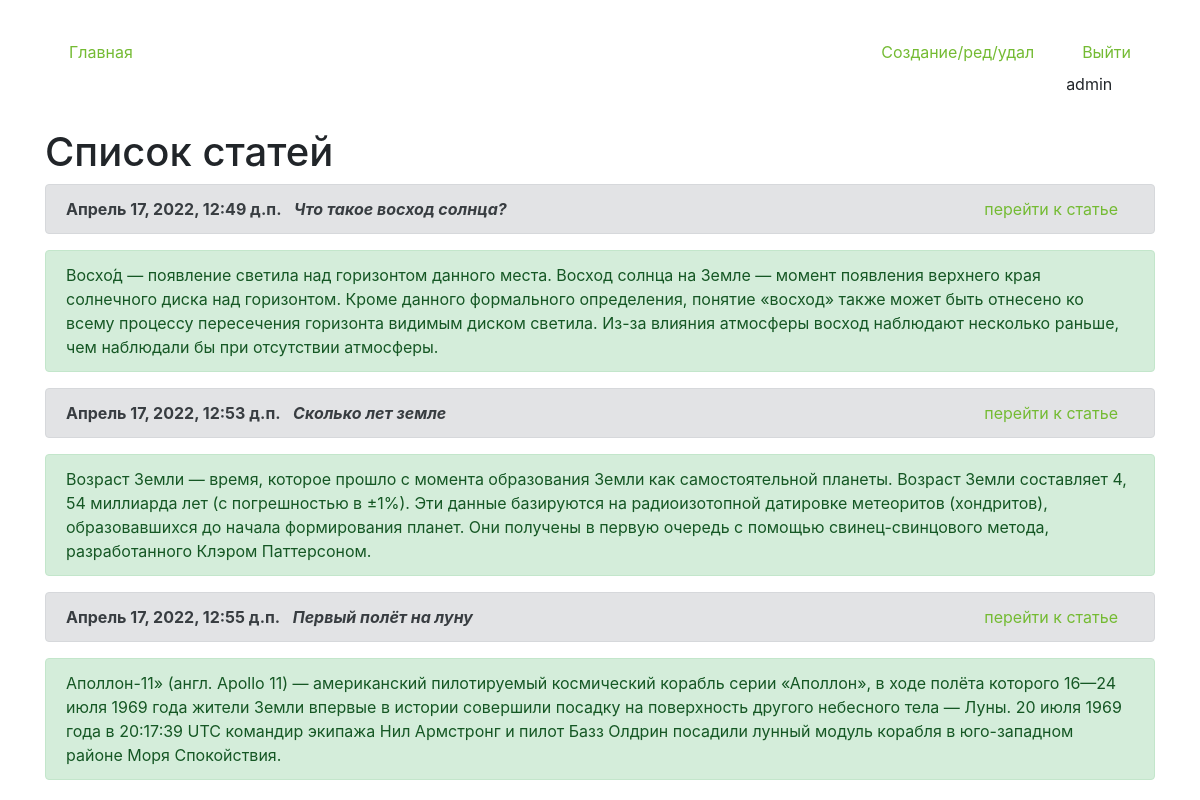
The app's page / (signed in) with its own data.
### core/models.py (models this page shows, shortened)
class Articles(models.Model):
    author = models.ForeignKey(User, on_delete = models.CASCADE, verbose_name='Владелец статьи', blank = True, null = True )
    create_date = models.DateTimeField(auto_now=True)
    name = models.CharField(max_length=200, verbose_name='Название')
    text = models.TextField(verbose_name='Текст')
    class Meta:
        verbose_name='Статью'
        verbose_name_plural='Статьи'

### core/views.py (the view)
# urls.py: path('', views.HomeListView.as_view(), name='home'),
class HomeListView(ListView):
    model = Articles
    template_name = 'index.html'
    context_object_name = 'list_articles'

### core/templates/index.html (shortened to what this page needs)
{% load static %}
<!doctype html>
<html lang="en">
    <link type="text/css" href="{% static 'css/styles.css' %}" rel="stylesheet">
<head>
    <link rel="stylesheet" href="https://cdn.jsdelivr.net/npm/bootstrap@4.6.1/dist/css/bootstrap.min.css"
>
</head>
<body>
<div class="container mt-4">
    <ul class="nav nav-pills">
            <li class="nav-item mr-auto p-2">
                {% url 'home' as url_home %}
                <a class="nav-link {% if url_home == request.path %}reactive{% endif %}" href="{{url_home}}">Главная</a>
            </li>
            <li class="nav-item mr p-2">
                {% url 'edit_page' as url_edit_page %}
                <a class="nav-link {% if url_edit_page == request.path %}reactive{% endif %}" href="{{url_edit_page}}">Создание/ред/удал</a>
            </li>
            {% if request.user.is_authenticated %}
            <li class="nav-item p-2">
                {% url 'logout_page' as url_logout_page %}
                <a class="nav-link btn-warning" href="{{url_logout_page}}">Выйти</a>
                {{request.user}}
            </li>
        {% endif %}
    </ul>
    {% block content %}
    <h1 class="mt-4">Список статей</h1>
    {% for i in list_articles %}
    <div class="alert alert-secondary" role="alert">
        <b>{{i.create_date}}</b>
        <span class="m-2 font-italic font-weight-bold">{{i.name}}</span>
        <span class="float-right mr-3"><a href="/detail/{{i.id}}">перейти к статье</a></span>
    </div>
    <div class="mb-3 alert alert-success" role="alert""><span>{{i.text|truncatechars:"500"}}</span></div>
    {% endfor %}
    {% endblock %}
</div>
</body>
</html>

### static/css/styles.css (style rules this page uses)
.reactive { color: #fff; background-color: #757675; }
a:link { color: #74bb33; }

### records on screen
Articles: create_date "Апрель 17, 2022, 12:49 д.п.", name "Что такое восход солнца?", text "Восхо́д — появление светила над горизонтом данного места. Восход солнца на Земле — момент появления верхнего края солнечного диска над горизонтом. Кроме данного формального определения, понятие «восход» также может быть отнесено ко всему процессу пересечения горизонта видимым диском светила. Из-за влияния атмосферы восход наблюдают несколько раньше, чем наблюдали бы при отсутствии атмосферы."
Articles: create_date "Апрель 17, 2022, 12:53 д.п.", name "Cколько лет земле", text "Возраст Земли — время, которое прошло с момента образования Земли как самостоятельной планеты. Возраст Земли составляет 4, 54 миллиарда лет (с погрешностью в ±1%). Эти данные базируются на радиоизотопной датировке метеоритов (хондритов), образовавшихся до начала формирования планет. Они получены в первую очередь с помощью свинец-свинцового метода, разработанного Клэром Паттерсоном."
Articles: create_date "Апрель 17, 2022, 12:55 д.п.", name "Первый полёт на луну", text "Аполлон-11» (англ. Apollo 11) — американский пилотируемый космический корабль серии «Аполлон», в ходе полёта которого 16—24 июля 1969 года жители Земли впервые в истории совершили посадку на поверхность другого небесного тела — Луны. 20 июля 1969 года в 20:17:39 UTC командир экипажа Нил Армстронг и пилот Базз Олдрин посадили лунный модуль корабля в юго-западном районе Моря Спокойствия."

### other values on screen
{{ request.user }} "admin"
